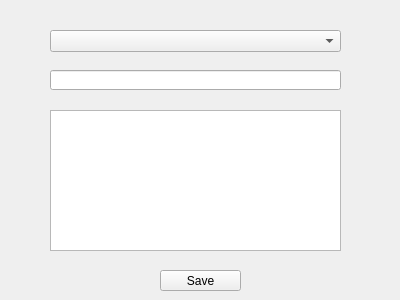
<?xml version="1.0" encoding="UTF-8"?>
<ui version="4.0">
 <class>PostNew</class>
 <widget class="QWidget" name="PostNew">
  <property name="geometry">
   <rect>
    <x>0</x>
    <y>0</y>
    <width>400</width>
    <height>300</height>
   </rect>
  </property>
  <property name="windowTitle">
   <string>Post</string>
  </property>
  <widget class="QLineEdit" name="PostName">
   <property name="geometry">
    <rect>
     <x>50</x>
     <y>70</y>
     <width>291</width>
     <height>20</height>
    </rect>
   </property>
  </widget>
  <widget class="QPlainTextEdit" name="PostDesc">
   <property name="geometry">
    <rect>
     <x>50</x>
     <y>110</y>
     <width>291</width>
     <height>141</height>
    </rect>
   </property>
  </widget>
  <widget class="QComboBox" name="Categories">
   <property name="geometry">
    <rect>
     <x>50</x>
     <y>30</y>
     <width>291</width>
     <height>22</height>
    </rect>
   </property>
  </widget>
  <widget class="QPushButton" name="SavePost">
   <property name="geometry">
    <rect>
     <x>160</x>
     <y>270</y>
     <width>81</width>
     <height>21</height>
    </rect>
   </property>
   <property name="text">
    <string>Save</string>
   </property>
  </widget>
 </widget>
 <resources/>
 <connections/>
</ui>
